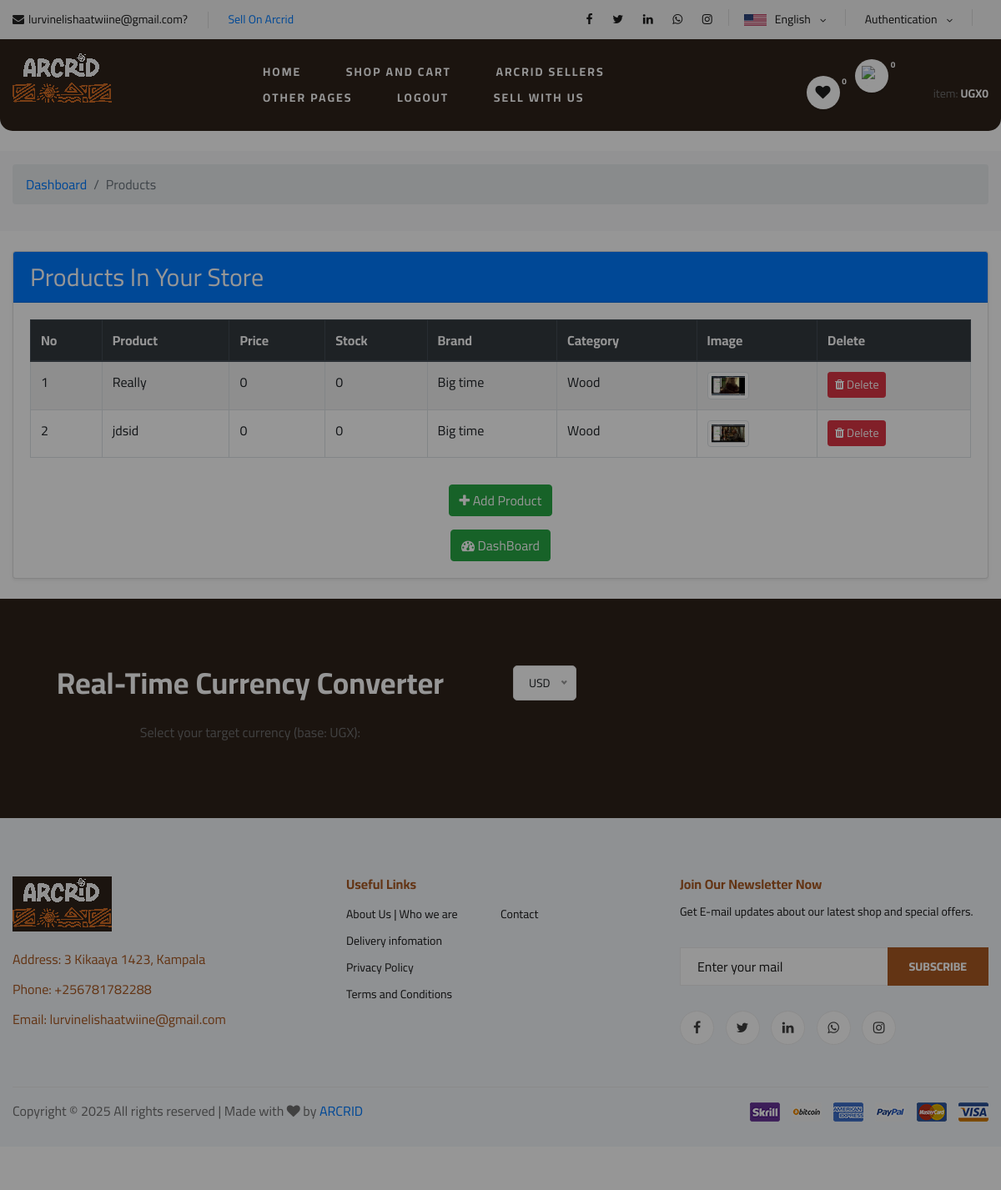
The page /productboard (signed in) on the database its author committed.
### shop/models/product.py (models this page shows, shortened)
class Product(models.Model):
    name = models.CharField(max_length=50)
    price = models.IntegerField(default=0)
    del_price= models.IntegerField(default=0)
    selling_price =models.IntegerField(default=0)
    stock = models.IntegerField(default=0)
    category =models.ForeignKey(Sub_Category, on_delete=models.CASCADE, default=1,blank=True,null=True)
    brand = models.ForeignKey(Major_Categories, on_delete=models.CASCADE, default=1)
    description = models.TextField(max_length=1000,blank=True,null=True)
    image =models.ImageField(upload_to='Uploads/products/',default='Categories/arcrid.jpg')
    image2 =models.ImageField(upload_to='Uploads/products/',default='Categories/arcrid.jpg')
    image3 =models.ImageField(upload_to='Uploads/products/',default='Categories/arcrid.jpg')
    image4 =models.ImageField(upload_to='Uploads/products/',default='Categories/arcrid.jpg')
    shop=models.CharField(max_length=100,default=1)
    shop_name =models.CharField(max_length=100,default='Pearlmart',blank=True)
    dates= models.DateTimeField(default=timezone.now)
    average_rating = models.FloatField(default=0.0)
    is_top_rated = models.BooleanField(default=False)
    is_featured = models.BooleanField(default=False)

### shop/models/brand.py (models this page shows, shortened)
class Major_Categories(models.Model):
    name = models.CharField(max_length=45)
    shop =models.CharField(max_length=100,default=1,blank=True)
    is_popular=models.BooleanField(default=False)
    is_trending=models.BooleanField(default=False)
    is_tech=models.BooleanField(default=False)
    is_mobile=models.BooleanField(default=False)
    is_customized=models.BooleanField(default=False)
    is_ugandan=models.BooleanField(default=False)
    is_tagged=models.BooleanField(default=False)

### shop/models/category.py (models this page shows, shortened)
class Sub_Category(models.Model):
    name = models.CharField(max_length=45)
    shop =models.CharField(max_length=100,default=1,blank=True)
    brand = models.ForeignKey(Major_Categories, on_delete=models.CASCADE, related_name='categories',blank=True,null=True)
    image =models.ImageField(upload_to='Categories/', blank=True, null=True, default='Categories/arcrid.jpg')
    is_tech=models.BooleanField(default=False)
    is_fashion=models.BooleanField(default=False)
    is_home=models.BooleanField(default=False)
    is_party=models.BooleanField(default=False)
    is_tagged=models.BooleanField(default=False)

### shop/views/views.py (the view)
# urls.py: path('productboard',productboard, name='productboard'),
@user_passes_test(group_check)
def productboard(request):
    cart = request.session.get('cart')
    if not cart:
        request.session['cart'] = {}
        productes={}
    else:
        productes = Product.get_products_by_id(list(request.session.get('cart').keys()))
    products=Product.objects.filter(shop =request.user.id)
    context={'products':products}
    return render(request,'Vender/VendorProducts.html',context)

### templates/Vender/VendorProducts.html
{% extends "base.html" %}
{% load social_share %}
{% load static %}
{% load cart %}
{% load custom_filter %}
{% load crispy_forms_tags %}
{% block content %}
<div class="breadcrumb-area py-3 bg-light">
    <div class="container">
        <nav aria-label="breadcrumb">
            <ol class="breadcrumb">
                <li class="breadcrumb-item"><a href="/Dashboard">Dashboard</a></li>
                <li class="breadcrumb-item active" aria-current="page">Products</li>
            </ol>
        </nav>
    </div>
</div>
<div class="container my-4">
    <div class="card shadow-sm">
        <div class="card-header bg-primary text-white">
            <h3 class="mb-0">Products In Your Store</h3>
        </div>
        <div class="card-body">
            <div class="table-responsive">
                <table class="table table-bordered table-striped">
                    <thead class="thead-dark">
                        <tr>
                            <th>No</th>
                            <th>Product</th>
                            <th>Price</th>
                            <th>Stock</th>
                            <th>Brand</th>
                            <th>Category</th>
                            <th>Image</th>
                            <th>Delete</th>
                        </tr>
                    </thead>
                    <tbody>
                        {% for product in products %}
                        <tr>
                            <td>{{ forloop.counter }}</td>
                            <td>{{ product.name }}</td>
                            <td>{{ product.selling_price }}</td>
                            <td>{{ product.stock }}</td>
                            <td>{{ product.brand.name }}</td>
                            <td>{{ product.category.name }}</td>
                            <td><img src="{{ product.image.url }}" class="img-thumbnail" height="40" width="50" alt="Product Image"></td>
                            <td><a href="{% url 'Product_delete' product.id %}" class="btn btn-sm btn-danger"><i class="fa fa-trash"></i> Delete</a></td>
                        </tr>
                        {% endfor %}
                    </tbody>
                </table>
            </div>
            <div class="text-center mt-3">
                <a href="/vendor_add_product" class="btn btn-success"><i class="fa fa-plus"></i> Add Product</a>
            </div>
            <div class="text-center mt-3">
                <a href="/Dashboard" class="btn btn-success"><i class="fa fa-dashboard"></i> DashBoard</a>
            </div>
        </div>
    </div>
</div>
{% endblock %}

### templates/base.html (shortened to what this page needs)
{% load static %}
{% load cart %}
{% load custom_filter %}
<!DOCTYPE html>
<html lang="zxx">
<head>
    <link rel="stylesheet" href="https://cdnjs.cloudflare.com/ajax/libs/font-awesome/6.0.0/css/all.min.css">
    <link rel="stylesheet" href="{% static 'css/bootstrap.min.css' %}" type="text/css">
    <link rel="stylesheet" href="{% static 'css/font-awesome.min.css' %}" type="text/css">
    <link rel="stylesheet" href="{% static 'css/elegant-icons.css' %}" type="text/css">
    <link rel="stylesheet" href="{% static 'css/nice-select.css' %}" type="text/css">
    <link rel="stylesheet" href="{% static 'css/jquery-ui.min.css' %}" type="text/css">
    <link rel="stylesheet" href="{% static 'css/owl.carousel.min.css' %}" type="text/css">
    <link rel="stylesheet" href="{% static 'css/slicknav.min.css' %}" type="text/css">
    <link rel="stylesheet" href="{% static 'css/style.css' %}" type="text/css">
    <link rel="stylesheet" href="https://cdn.jsdelivr.net/npm/swiper@10/swiper-bundle.min.css">
</head>
<body>
    <div id="preloder">
    </div>
    <header class="header" style="background-color: #2f231b;color: white;border-radius: 15px;
        ">
        <div class="header__top">
            <div class="container">
                <div class="row">
                    <div class="col-lg-6 col-md-6">
                        <div class="header__top__left">
                            <ul>
                                <li><i class="fa fa-envelope"></i>lurvinelishaatwiine@gmail.com?</li>
                                <li><a href='/become_vendor'>Sell On Arcrid</a></li>
                            </ul>
                        </div>
                    </div>
                    <div class="col-lg-6 col-md-6">
                        <div class="header__top__right">
                            <div class="header__top__right__social">
                                <a href="#"><i class="fa fa-facebook" target="_blank"></i></a>
                                <a href="#"><i class="fa fa-twitter" target="_blank"></i></a>
                                <a href="https://www.linkedin.com/company/arcrid/" target="_blank"><i class="fa fa-linkedin"></i></a>
                                <a href="https://wa.me/256781782288" target="_blank"><i class="fa fa-whatsapp"></i></a>
                                <a href="https://www.instagram.com/arcr.id?igsh=OXQ0Y2k3ODJ0dTJp" target="_blank"><i class="fa fa-instagram"></i></a>
                            </div>
                            <div class="header__top__right__language">
                                <img src="{% static 'img/language.png' %}" alt="">
                                <div>English</div>
                                <span class="arrow_carrot-down"></span>
                            </div>
                            <div class="header__top__right__language">
                                <div>Authentication</div>
                                <span class="arrow_carrot-down"></span>
                            </div>
                        </div>
                    </div>
                </div>
            </div>
        </div>
        <div class="container  d-none d-md-block hide-on-mobile">
            <div class="row">
                <div class="col-lg-3">
                    <div class="header__logo">
                        <a href="/"><img src="{% static 'img/logo_resized_3_resized.png' %}" alt=""></a>
                    </div>
                </div>
                <div class="col-lg-6">
                    <nav class="header__menu">
                        <ul style="color: white;">
                            <li class="active">
                                <a href="/" style="color: white;">Home</a>
                            </li>
                            <li>
                                <a href="#" style="color: white;">Shop and Cart</a>
                            </li>
                            <li>
                                <a href="/Dashboard" style="color: white;">Arcrid Sellers</a>
                            </li>
                            <li>
                                <a href="#" style="color: white;">Other Pages</a>
                            </li>
                            {% if user.is_authenticated %}
                                <li>
                                    <a href="/logout" style="color: white;">Logout</a>
                                </li>
                            {% endif %}
                            <li>
                                <a href="/become_vendor" style="color: white;">Sell with Us</a>
                            </li>
                        </ul>
                    </nav>
                </div>
                <div class="col-lg-3 d-none d-md-block">
                    <div class="header__cart">
                        <ul>
                            <ul>
                                <li>
                                    <a href="/liked_products" class="icon-circle">
                                        <i class="fa fa-heart"></i>
                                        <span>{{ liked_products|length }}</span>
                                    </a>
                                </li>
                                <li>
                                    <a href="/cart" class="icon-circle">
                                        <img src="{% static 'img/licensed-image_1_-removebg-preview.png' %}" alt="Custom Icon" width="24" height="24">
                                        <span>{% if request.session.cart.keys|length == 0 %}0{% else %}{{request.session.cart.keys|length}}{% endif %}</span>
                                    </a>
                                </li>
                            </ul>
                         </ul>
                        <div class="header__cart__price">item: <span  class="converted-price" data-price-ugx="{{ product.price }}" style="color: white;">UGX{{products|total_cart_price:request.session.cart}}</span></div>
                    </div>
                </div>
            </div>
        </div>
    </header>
{% block content %}
{% endblock %}
    <section class="featured spad"  style="background-color:#2f231b; max-height: 300px">
        <div class="container">
            <div class="row"  >
                <div class="col-lg-6">
                    <div class="section-title">
                        <h2 style="color: white;">Real-Time Currency Converter</h2>
                        <p>Select your target currency (base: UGX):</p>
                    </div>
                </div>
                <div class="col-lg-6">
                </div>
            </div>
        </div>
    </section>
<footer class="footer spad d-none d-md-block">
    <div class="container">
        <div class="row">
            <div class="col-lg-3 col-md-6 col-sm-6">
                <div class="footer__about">
                    <div class="footer__about__logo">
                        <a href="/"><img src="{% static 'img/logo_resized_3_resized.png' %}" alt=""></a>
                    </div>
                    <ul>
                        <li style="color: #A95922;">Address: 3 Kikaaya 1423, Kampala</li>
                        <li style="color: #A95922;">Phone: +256781782288</li>
                        <li style="color: #A95922;">Email: lurvinelishaatwiine@gmail.com</li>
                    </ul>
                </div>
            </div>
            <div class="col-lg-4 col-md-6 col-sm-6 offset-lg-1">
                <div class="footer__widget">
                    <h6 style="color: #A95922;">Useful Links</h6>
                    <ul>
                        <li>
                            <a href="/about_us" >About Us | Who we are</a>
                        </li>
                        <li><a href="/delivery-information">Delivery infomation</a></li>
                        <li><a href="/privacy-policy">Privacy Policy</a></li>
                        <li><a href="/terms-and-conditions">Terms and Conditions</a></li>
                    </ul>
                    <ul>
                        <li><a href="/contact">Contact</a></li>
                    </ul>
                </div>
            </div>
            <div class="col-lg-4 col-md-12">
                <div class="footer__widget">
                    <h6 style="color: #A95922;">Join Our Newsletter Now</h6>
                    <p>Get E-mail updates about our latest shop and special offers.</p>
                    <form action="#">
                        <input type="text" placeholder="Enter your mail">
                        <button type="submit" class="site-btn" style="background-color: #A95922;">Subscribe</button>
                    </form>
                    <div class="footer__widget__social">
                        <a href="#"><i class="fa fa-facebook"></i></a>
                        <a href="#"><i class="fa fa-twitter"></i></a>
                        <a href="https://www.linkedin.com/company/arcrid/" target="_blank"><i class="fa fa-linkedin"></i></a>
                        <a href="https://wa.me/256781782288" target="_blank"><i class="fa fa-whatsapp"></i></a>
                        <a href="https://www.instagram.com/arcr.id?igsh=OXQ0Y2k3ODJ0dTJp" target="_blank"><i class="fa fa-instagram"></i></a>
                    </div>
                </div>
            </div>
        </div>
        <div class="row">
            <div class="col-lg-12">
                <div class="footer__copyright">
                    <div class="footer__copyright__text">
                        <p>
                            Copyright &copy; 2025 All rights reserved | Made with <i class="fa fa-heart" aria-hidden="true"></i> by <a href="/" target="_blank">ARCRID</a>
                        </p>
                    </div>
                    <div class="footer__copyright__payment">
                        <img src="{% static 'img/payment-item.png' %}" alt="Payment Methods">
                    </div>
                </div>
            </div>
        </div>
    </div>
</footer>
</body>
</html>

### rows shown on the page
Product: price.price "0", name "Really", selling_price "0", stock "0", brand.name "Big time", category.name "Wood", image (picture)
Product: name "jdsid", selling_price "0", stock "0", brand.name "Big time", category.name "Wood", image (picture)

### other values the page prints
{{ liked_products|length }} "0"
